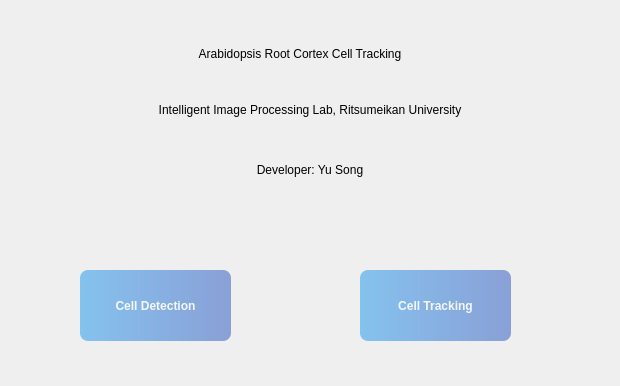
<?xml version="1.0" encoding="UTF-8"?>
<ui version="4.0">
 <class>Form</class>
 <widget class="QWidget" name="Form">
  <property name="geometry">
   <rect>
    <x>0</x>
    <y>0</y>
    <width>620</width>
    <height>386</height>
   </rect>
  </property>
  <property name="windowTitle">
   <string>Cell Tracking System</string>
  </property>
  <property name="styleSheet">
   <string notr="true">QFrame,QFrame[bcolor=&quot;white&quot;]{
	background-color: rgba(255,255,255,1);
}
QFrame[bcolor=&quot;grey&quot;]{
	background-color: rgba(245,245,245,1);
}
QFrame[name=&quot;bar&quot;]{
	background-color: qlineargradient(spread:pad,x1:0,y1:0,x2:1,y2:0,stop:0 rgba(133,194,238 255), stop:1 rgba(137,160,214,255));
	border-top-left-radius:10px;
	border-top-right-radius:10px;
}
QFrame[name=&quot;main&quot;]{
	border-bottom-left-radius:10px;
	border-bottom-right-radius:10px;
}

QLabel{
	font: 20px &quot;黑体&quot;;
	background: transparent
}
QLabel[name=&quot;mainTitle&quot;]{
	font-weight: 600;
	font: 28px &quot;黑体&quot;;
	color: rgba(137,160,214,1);
}
QLabel[name=&quot;title&quot;]{
	font-weight: 600;
	font: 24px &quot;黑体&quot;;
	color: rgba(137,160,214,1);
}
QLabel[name=&quot;subtitle&quot;]{
	font-weight: 600;
	font: 18px &quot;黑体&quot;;
	color: rgba(0,0,0,0.6);
}
QLabel[bcolor=&quot;logo&quot;]{
	image: url(./assert/img/logo.png);
}

QPushButton{
	border-radius:8px;
	color: rgba(255,255,255,0.9);
	font-weight: 600;
	font: 20px &quot;黑体&quot;;
	background-color: qlineargradient(spread:pad,x1:0,y1:0,x2:1,y2:0,stop:0 rgba(133,194,238 255), stop:1 rgba(137,160,214,255));
}
QPushButton[name=&quot;sysbutton&quot;]{
	color: rgba(255,255,255,0.9);
	font-weight: 600;
	font: 22px &quot;Yu Gothic UI Semibold&quot;;
	background:transparent;
}
QPushButton:pressed{
	border:2px solid rgba(245,245,245,255);
}
QPushButton[name=&quot;sysbutton&quot;]:hover{
	background-color:#423f48;
}
QPushButton[name=&quot;sysbutton&quot;]:pressed{
	background-color:#c0c0c0;
}
QPushButton#showMin{
	image: url(./assert/img/min.png);
	padding: -1px;
}
QPushButton#showMax{
	image: url(./assert/img/max.png);
	padding: 1px;
}
QPushButton#closeWin{
	image: url(./assert/img/close.png);
	padding: 2px;
}</string>
  </property>
  <widget class="QPushButton" name="cell_detection">
   <property name="geometry">
    <rect>
     <x>80</x>
     <y>270</y>
     <width>151</width>
     <height>71</height>
    </rect>
   </property>
   <property name="text">
    <string>Cell Detection</string>
   </property>
  </widget>
  <widget class="QLabel" name="label">
   <property name="geometry">
    <rect>
     <x>0</x>
     <y>40</y>
     <width>600</width>
     <height>28</height>
    </rect>
   </property>
   <property name="minimumSize">
    <size>
     <width>600</width>
     <height>0</height>
    </size>
   </property>
   <property name="maximumSize">
    <size>
     <width>600</width>
     <height>16777215</height>
    </size>
   </property>
   <property name="text">
    <string>Arabidopsis Root Cortex Cell Tracking</string>
   </property>
   <property name="alignment">
    <set>Qt::AlignCenter</set>
   </property>
   <property name="name" stdset="0">
    <string>mainTitle</string>
   </property>
  </widget>
  <widget class="QPushButton" name="cell_tracking">
   <property name="geometry">
    <rect>
     <x>360</x>
     <y>270</y>
     <width>151</width>
     <height>71</height>
    </rect>
   </property>
   <property name="text">
    <string>Cell Tracking</string>
   </property>
  </widget>
  <widget class="QLabel" name="label_2">
   <property name="geometry">
    <rect>
     <x>10</x>
     <y>150</y>
     <width>600</width>
     <height>40</height>
    </rect>
   </property>
   <property name="minimumSize">
    <size>
     <width>600</width>
     <height>0</height>
    </size>
   </property>
   <property name="maximumSize">
    <size>
     <width>600</width>
     <height>16777215</height>
    </size>
   </property>
   <property name="text">
    <string>Developer: Yu Song</string>
   </property>
   <property name="alignment">
    <set>Qt::AlignCenter</set>
   </property>
  </widget>
  <widget class="QLabel" name="label_3">
   <property name="geometry">
    <rect>
     <x>10</x>
     <y>90</y>
     <width>600</width>
     <height>40</height>
    </rect>
   </property>
   <property name="minimumSize">
    <size>
     <width>600</width>
     <height>0</height>
    </size>
   </property>
   <property name="maximumSize">
    <size>
     <width>600</width>
     <height>16777215</height>
    </size>
   </property>
   <property name="text">
    <string>Intelligent Image Processing Lab, Ritsumeikan University</string>
   </property>
   <property name="alignment">
    <set>Qt::AlignCenter</set>
   </property>
  </widget>
 </widget>
 <resources/>
 <connections/>
</ui>
